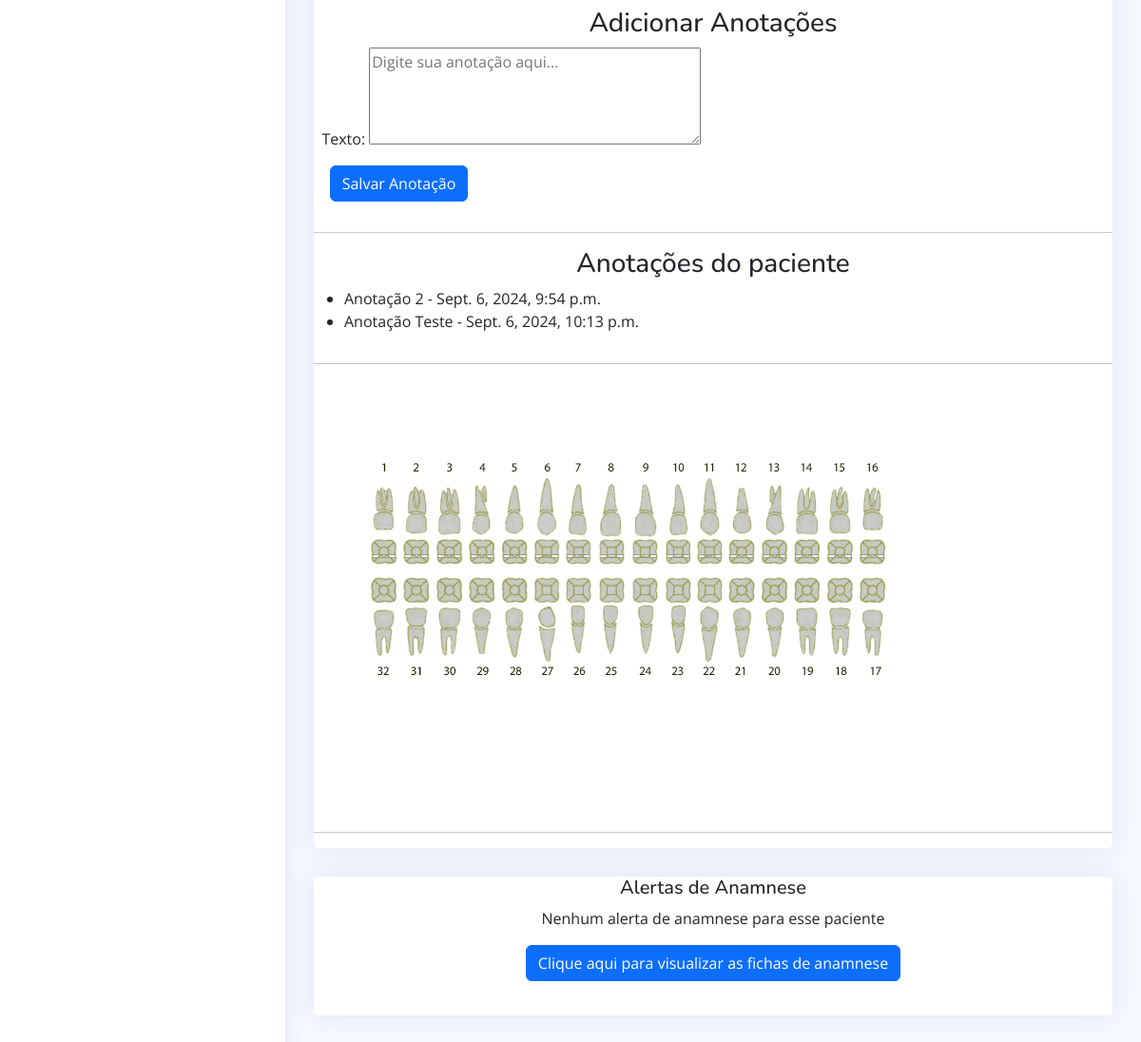
Before: /pagina_paciente/2/ (signed in, lower part) with the older database file.
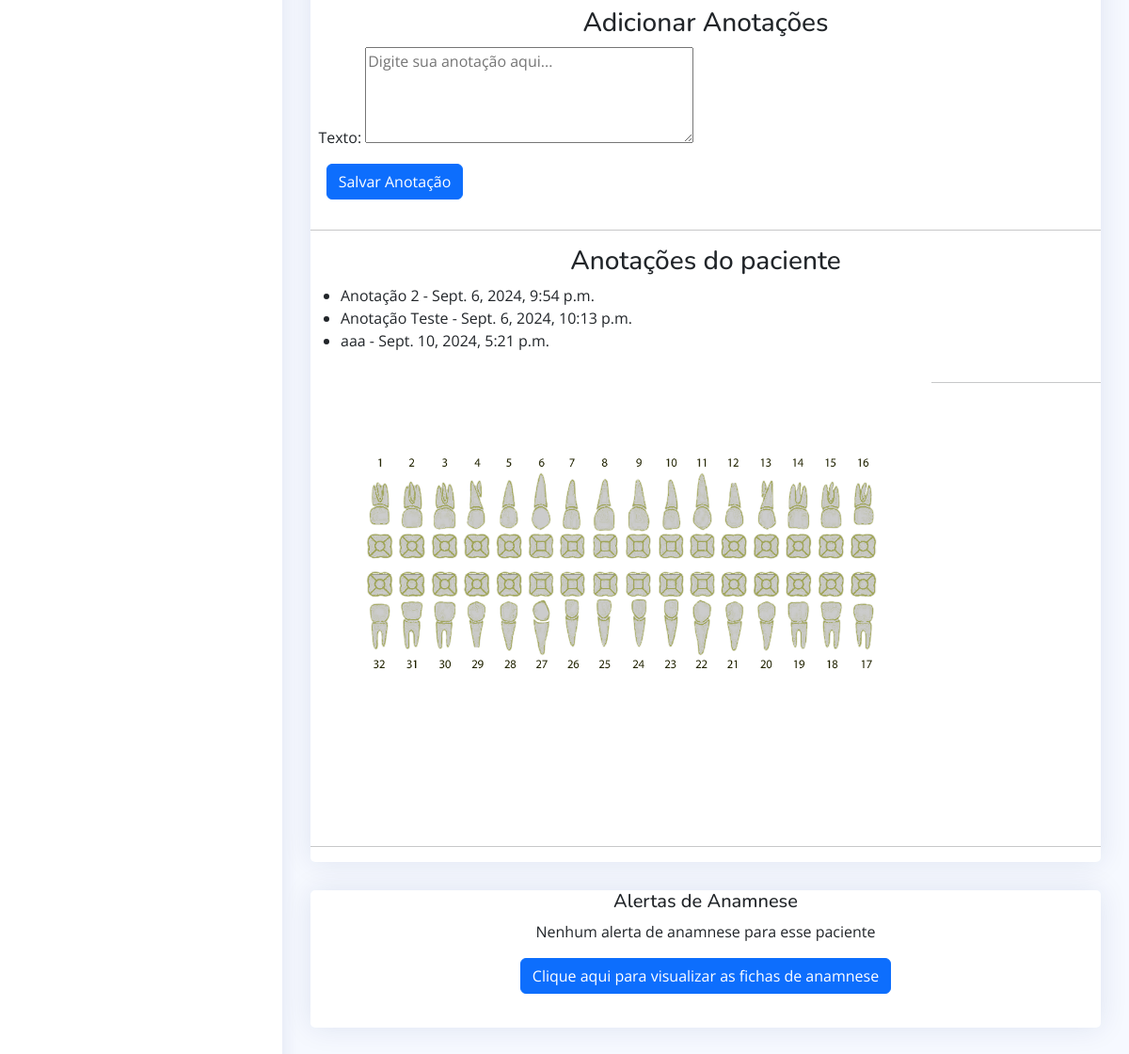
After: the same page with the newer database file.
### app/models.py (models this page shows, shortened)
class Anotacao(models.Model):
    paciente = models.ForeignKey(Paciente, on_delete=models.CASCADE, related_name='anotacoes')
    texto = models.TextField()
    data_criacao = models.DateTimeField(default=timezone.now)

### app/views.py (the view, shortened to what this page needs)
# urls.py: path("pagina_paciente/<int:paciente_id>/", views.pagina_paciente, name='pagina_paciente'),
@login_required(login_url="/")
def pagina_paciente(request, paciente_id):
    paciente = get_object_or_404(Paciente, id=paciente_id)
    eventos = Event.objects.filter(paciente=paciente)
    anotacoes = Anotacao.objects.filter(paciente=paciente)
    odontograma, created = Odontograma.objects.get_or_create(paciente=paciente)
    if request.method == 'POST':
        form = AnotacaoForm(request.POST)
        dente_form = DenteForm(request.POST, instance=odontograma)
        if form.is_valid():
            anotacao = form.save(commit=False)
            anotacao.paciente = paciente
            anotacao.save()
        if dente_form.is_valid():
            dente_form.save()
        block_id = request.POST.get('block_id')
        if block_id:
            color = request.POST.get('color', '#cccccc')
            position_x = int(request.POST.get('position_x', 0))
            position_y = int(request.POST.get('position_y', 0))
            clicks = int(request.POST.get('clicks', 0))
            Block.objects.update_or_create(
                paciente=paciente,
                position_x=position_x,
                position_y=position_y,
                defaults={
                    'color': color,
                    'clicks': clicks,
                }
            )
        return redirect('pagina_paciente', paciente_id=paciente.id)
    else:
        form = AnotacaoForm()
        dente_form = DenteForm(instance=odontograma)
    blocks = Block.objects.filter(paciente=paciente)
    context = {
        "object": paciente,
        "eventos": eventos,
        "anotacoes": anotacoes,
        "form": form,
        "odontograma": odontograma,
        "dente": dente_form,
        "blocks": blocks
    }
    return render(request, 'frontend/pagina_paciente.html', context)

### app/forms.py
class AnotacaoForm(forms.ModelForm):
    class Meta:
        model = Anotacao
        fields = ['texto']
        widgets = {
            'texto': forms.Textarea(attrs={'rows': 4, 'placeholder': 'Digite sua anotação aqui...'}),
        }

### app/templates/frontend/pagina_paciente.html (shortened to what this page needs)
<html lang="en">
  {% load static %}
<head>
    <link rel="stylesheet" href="{% static "style.css" %}">
  <link href="{% static "vendor/bootstrap/css/bootstrap.min.css" %}" rel="stylesheet">
  <link href="{% static "vendor/bootstrap-icons/bootstrap-icons.css" %}" rel="stylesheet">
  <link href="{% static "vendor/boxicons/css/boxicons.min.css" %}" rel="stylesheet">
  <link href="{% static "vendor/quill/quill.snow.css" %}" rel="stylesheet">
  <link href="{% static "vendor/quill/quill.bubble.css" %}" rel="stylesheet">
  <link href="{% static "vendor/remixicon/remixicon.css" %}" rel="stylesheet">
  <link href="{% static "vendor/simple-datatables/style.css" %}" rel="stylesheet">
  <link href="{% static "css/style.css" %}" rel="stylesheet">
</head>
<body>
  <aside id="sidebar" class="sidebar">
  </aside>
  <main id="main" class="main">
      <div class="card">
          <h3 style="text-align: center;">Adicionar Anotações</h3>
    <form method="post" style="margin-left: 1%;">
        {{ form.as_p }}
        <button style="margin-left: 1%" class="btn btn-primary" type="submit">Salvar Anotação</button>
    </form><hr>
          <h3 style="text-align: center;">Anotações do paciente</h3>
    <ul>
        {% for anotacao in anotacoes %}
        <li>{{ anotacao.texto }} - {{ anotacao.data_criacao }}</li>
        {% empty %}
        <li>Nenhuma anotação registrada.</li>
        {% endfor %}
    </ul><hr>
        <table>
          <img src="{% static "img/odontograma.PNG" %}" style="position: absolute; width: 660px; margin-top: 1550px; pointer-events: none; z-index: 10;">
        <div style="
        width: 675px;
        height: 460px;
        position: relative;
        display: flex;
        justify-content: center;
        align-items: center;
        padding: 115px 65px;
        padding-top: 40px;
        padding-left:60px;
        box-sizing: border-box;
    ">
        <div id="grid" style="
            display: grid;
            grid-template-columns: repeat(16, 32px);
            grid-template-rows: repeat(2, 145px);
            gap: 2px;
            width: 100%;
            height: 100%;
        ">
        </div>
    </div>
        </table>
    <hr>
      </div>
  <div class="card">
    <div class="card-body">
        <div class="text-center">
          <h5>Alertas de Anamnese</h5>
          <p>Nenhum alerta de anamnese para esse paciente</p>
          <a href="fichas_de_anamnese.html" class="btn btn-primary">Clique aqui para visualizar as fichas de anamnese</a>
        </div>
        <ul class="list-group list-group-flush">
            <li class="list-group-item"></li>
        </ul>
    </div>
  </div>
  </main>
</body>
</html>

Changed rows visible on the page:
added Anotacao: texto "aaa", data_criacao "Sept. 10, 2024, 5:21 p.m."
